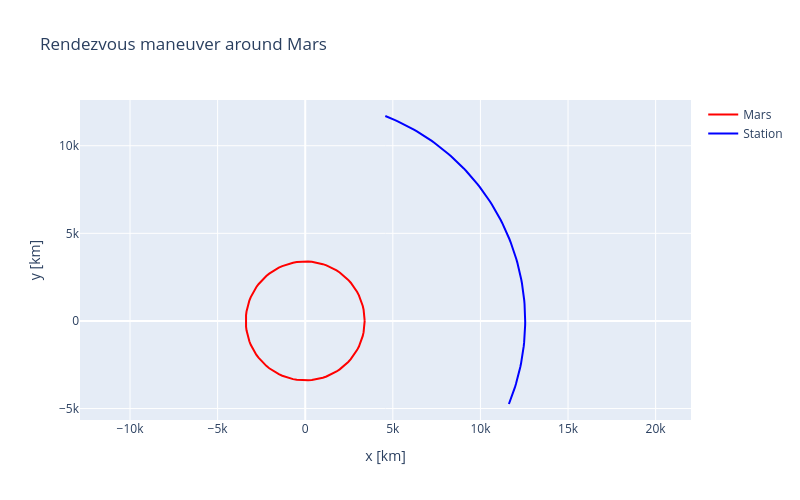

Notebook code for this chart:
### Markdown cell above
* Se añaden la trayectoria de la estación.

### Code cell
fig0.add_trace(go.Scatter(
    x=sol_estacion.y[0],
    y=sol_estacion.y[1],
    mode='lines',
    name='Station',
    line=dict(color='blue')
))
